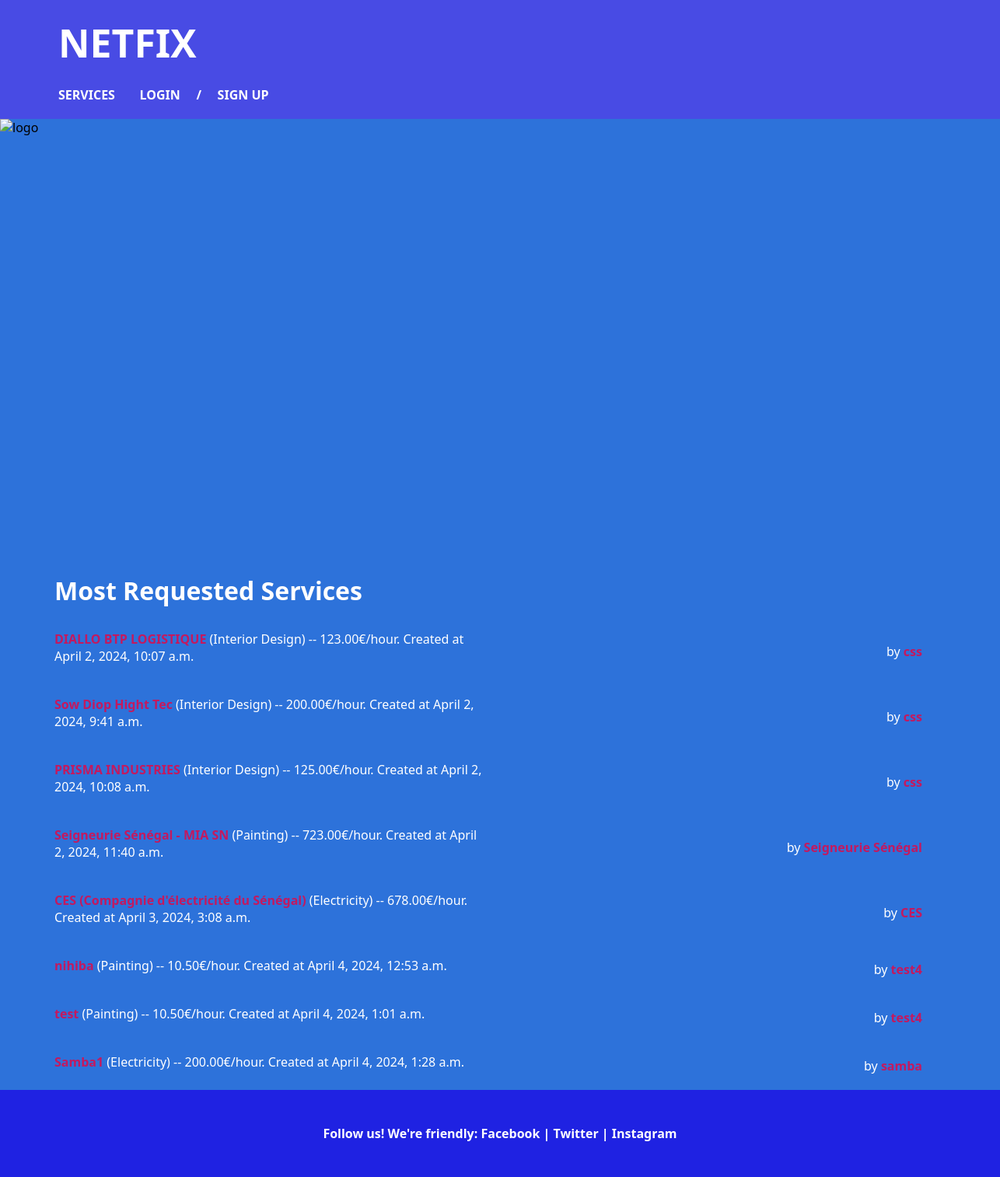
The page / on the database its author committed.
### services/models.py (models this page shows, shortened)
class Service(models.Model):
    company = models.ForeignKey(Company, on_delete=models.CASCADE)
    name = models.CharField(max_length=40)
    description = models.TextField()
    price_hour = models.DecimalField(decimal_places=2, max_digits=100)
    choices = SERVICE_CHOICES
    field = models.CharField(
        max_length=30,
        choices=choices,
        blank=False,
        null=False
    )
    date = models.DateTimeField(auto_now=True, null=False)

### users/models.py (models this page shows, shortened)
class Company(models.Model):
    user = models.OneToOneField(
        User, on_delete=models.CASCADE, primary_key=True)
    choices = SERVICE_CHOICES
    field = models.CharField(
        max_length=70, choices=choices, blank=False, null=False)
    slug = models.SlugField(null=True)

class User(AbstractUser):
    username = models.CharField(max_length=30, unique=True)
    email = models.EmailField(max_length=50, unique=True)
    is_company = models.BooleanField(default=False)
    is_customer = models.BooleanField(default=False)
    USERNAME_FIELD = 'email'
    REQUIRED_FIELDS = ['username']
    slug = models.SlugField(null=True)

### main/views.py (the view)
# urls.py: path('', v.home, name='home'),
def home(request):
    services = Service.objects.annotate(request_count=Count(
        'servicerequest')).order_by('-request_count')
    return render(request, "main/home.html", {"services": services})

### main/templates/main/home.html (shortened to what this page needs)
{% extends 'main/base.html' %}
{% block content %}
        <div class="image-block">
            <img class="cover-image" src="static/css/image3.jpg" alt="logo">
        </div>
        <div class='services-list'>
        {% if services %}
            <div class="services">
                <p class="title">Most Requested Services</p>
            </div>
            {% for service in services %}
            <div class="services-container">
                <div class='service-list-info'>
                    <li><a href="/services/{{service.id}}">
                        {{ service.name }}
                        </a> ({{service.field}}) -- {{ service.price_hour }}€/hour. Created at {{ service.date }}
                    </li>
                </div>
                <p class="service-footer">by <a href="/company/{{service.company.user.slug}}">{{service.company.user.username}}</a></p>
            </div>
        {% endfor %}
        {% else %}
            <div class="not-available">
                <h2>Sorry. No services available yet</h2>
            </div>
        {% endif %}
        </div>
{% endblock %}

### static/css/style.css (style rules this page uses)
html, body, div, span, applet, object, iframe, h1, h2, h3, h4, h5, h6, p, blockquote, pre, a, abbr, acronym, address, big, cite, code, del, dfn, em, font, img, ins, kbd, q, s, samp, small, strike, strong, sub, sup, tt, var, b, u, i, center, dl, dt, dd, ol, ul, li, fieldset, form, label, legend, table, caption, tbody, tfoot, thead, tr, th, td { margin: 0; padding: 0; border: 0; font-size: 100%; vertical-align: baseline; }
* { box-sizing: border-box; }
@media screen and (min-width: 1025px) { html { font-size: 1rem; } }
.image-block { display: flex; justify-content: space-evenly; align-items: center; margin: 0 auto; margin-bottom: 0.625rem; width: 100%; }
.cover-image { display: block; object-fit: cover; height: 35rem; width: 100%; overflow: hidden; }
.title { font-size: 2rem; font-weight: 900; color: white; }
.services-list { display: flex; justify-content: space-between; align-items: center; flex-wrap: wrap; width: 100%; margin: 0 auto; background-color: rgb(45, 114, 218); }
.service-list-info li { list-style-type: none; color: white; }
.services { display: flex; justify-content: space-between; align-items: center; text-align: center; padding: 0.938rem 4.375rem; white-space: pre-line; width: 100%; background-color: rgb(45, 114, 218); color: white; }
.services-container { display: flex; justify-content: space-between; align-items: center; flex-wrap: wrap; width: 100%; padding: 0.938rem 4.375rem; background-color: rgb(45, 114, 218); color: white; }
.services-list .service-list-info { width: 48%; margin-bottom: 10px; }
.service-footer { margin: 0; margin-right: 1.875rem; color: white; }
a { color: rgb(195, 25, 95); text-decoration: none; font-weight: 900; }

### rows shown on the page
Service: name "DIALLO BTP LOGISTIQUE", field "Interior Design", price_hour "123.00", date "April 2, 2024, 10:07 a.m.", company.user.username "css"
Service: name "Sow Diop Hight Tec", field "Interior Design", price_hour "200.00", date "April 2, 2024, 9:41 a.m.", company.user.username "css"
Service: name "PRISMA INDUSTRIES", field "Interior Design", price_hour "125.00", date "April 2, 2024, 10:08 a.m.", company.user.username "css"
Service: name "Seigneurie Sénégal - MIA SN", field "Painting", price_hour "723.00", date "April 2, 2024, 11:40 a.m.", company.user.username "Seigneurie Sénégal"
Service: name "CES (Compagnie d'électricité du Sénégal)", field "Electricity", price_hour "678.00", date "April 3, 2024, 3:08 a.m.", company.user.username "CES"
Service: name "nihiba", field "Painting", price_hour "10.50", date "April 4, 2024, 12:53 a.m.", company.user.username "test4"
Service: name "test", field "Painting", price_hour "10.50", date "April 4, 2024, 1:01 a.m.", company.user.username "test4"
Service: name "Samba1", field "Electricity", price_hour "200.00", date "April 4, 2024, 1:28 a.m.", company.user.username "samba"
